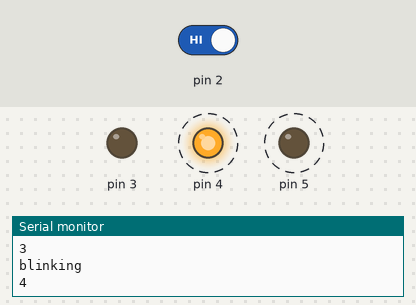
A sketch run on a simulated Arduino Uno, built with avr-gcc and run on an emulated ATmega328P. Shown: output pins drawn as LEDs (lit = HIGH), the last lines printed to the serial monitor. Dashed ring = blinking. Inputs (shaded band) come from the test bench; at power-on: pin 2 HIGH.

Above: at 1.8 s.
1.9 s: pin 2 driven LOW
At 2.4 s:
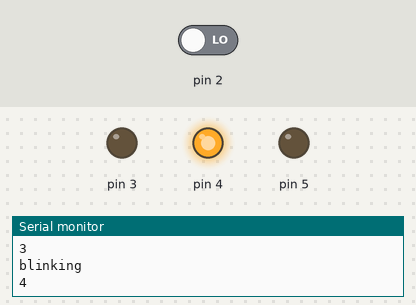
3.4 s: pin 2 driven HIGH
At 3.52 s:
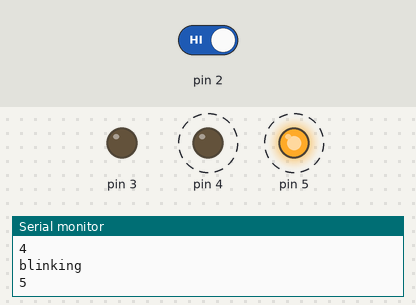
6.4 s: pin 2 driven LOW
At 6.8 s:
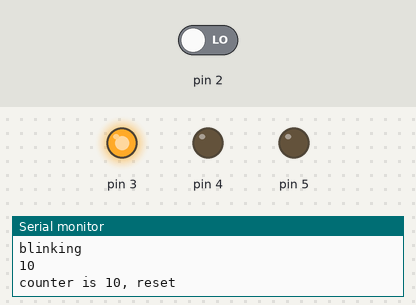
Timing chart, 0 to 9.4 s (numbered marks = the images above; inputs shaded):
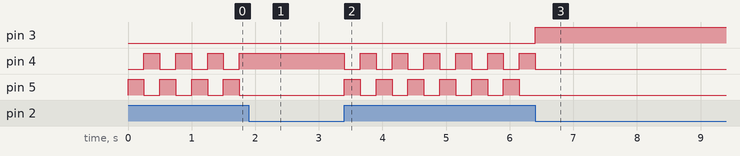

Measured:
- after the input at 1.9 s, pin 4: stops changing and stays HIGH; pin 5: stops changing and stays LOW
- after the input at 3.4 s, pin 4, pin 5: alternates HIGH for 0.25 s and LOW for 0.25 s, starting at once
- after the input at 6.4 s, pin 3: LOW → HIGH at once; pin 4: goes on until 6.4 s, then stays LOW; pin 5: stops changing and stays LOW
- by itself, pin 4, pin 5: alternates HIGH for 0.25 s and LOW for 0.25 s

The sketch:

spaceship_control.ino
```cpp
int buttonPush = 0;
String normalState = "normal";
String panicState = "panic";
String currentState = normalState;
int counter =0;
void setup() {
  // put your setup code here, to run once:
  Serial.begin(9600);
  pinMode(3,OUTPUT);
  pinMode(4,OUTPUT);
  pinMode(5,OUTPUT);
  pinMode(2,INPUT);
}

void blinking(){
  Serial.println("blinking");
  Serial.println(counter);
    digitalWrite(3,LOW);
    digitalWrite(4,LOW);
    digitalWrite(5,HIGH);

    delay(250);
    //toggle leds
    digitalWrite(4,HIGH);
    digitalWrite(5,LOW);
    delay(250);
  if(counter == 10){
      Serial.println("counter is 10, reset");
      counter =0;
  }
}

void normal(){
    digitalWrite(3,HIGH);
    digitalWrite(4,LOW);
    digitalWrite(5,LOW);
}

void switchState(){
  Serial.println("switchState NOW");
  if(currentState == normalState){
    currentState = panicState;
    return;
  }else{
    currentState = normalState;
  }
}

void loop() {
  // put your main code here, to run repeatedly:
  buttonPush = digitalRead(2);


 if(buttonPush == 0){
    if(counter == 0){
      normal();
      return;
   // }else{
      blinking();
    }
  }else{//buttton pushed
    counter++;
    blinking();
  }
}
```
